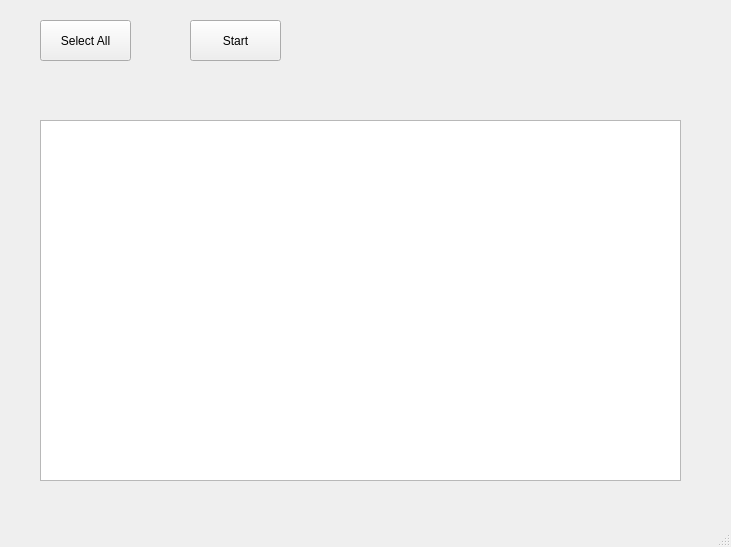
<?xml version="1.0" encoding="UTF-8"?>
<ui version="4.0">
 <class>mainWindow</class>
 <widget class="QMainWindow" name="mainWindow">
  <property name="geometry">
   <rect>
    <x>0</x>
    <y>0</y>
    <width>731</width>
    <height>547</height>
   </rect>
  </property>
  <property name="windowTitle">
   <string>Sound Config Test</string>
  </property>
  <widget class="QWidget" name="centralwidget">
   <widget class="QPushButton" name="startBtn">
    <property name="geometry">
     <rect>
      <x>190</x>
      <y>20</y>
      <width>91</width>
      <height>41</height>
     </rect>
    </property>
    <property name="text">
     <string>Start</string>
    </property>
   </widget>
   <widget class="QPushButton" name="selectallBtn">
    <property name="geometry">
     <rect>
      <x>40</x>
      <y>20</y>
      <width>91</width>
      <height>41</height>
     </rect>
    </property>
    <property name="text">
     <string>Select All</string>
    </property>
   </widget>
   <widget class="QTableWidget" name="tableResult">
    <property name="geometry">
     <rect>
      <x>40</x>
      <y>120</y>
      <width>641</width>
      <height>361</height>
     </rect>
    </property>
   </widget>
  </widget>
  <widget class="QMenuBar" name="menubar">
   <property name="geometry">
    <rect>
     <x>0</x>
     <y>0</y>
     <width>731</width>
     <height>33</height>
    </rect>
   </property>
  </widget>
  <widget class="QStatusBar" name="statusbar"/>
 </widget>
 <resources/>
 <connections/>
</ui>
